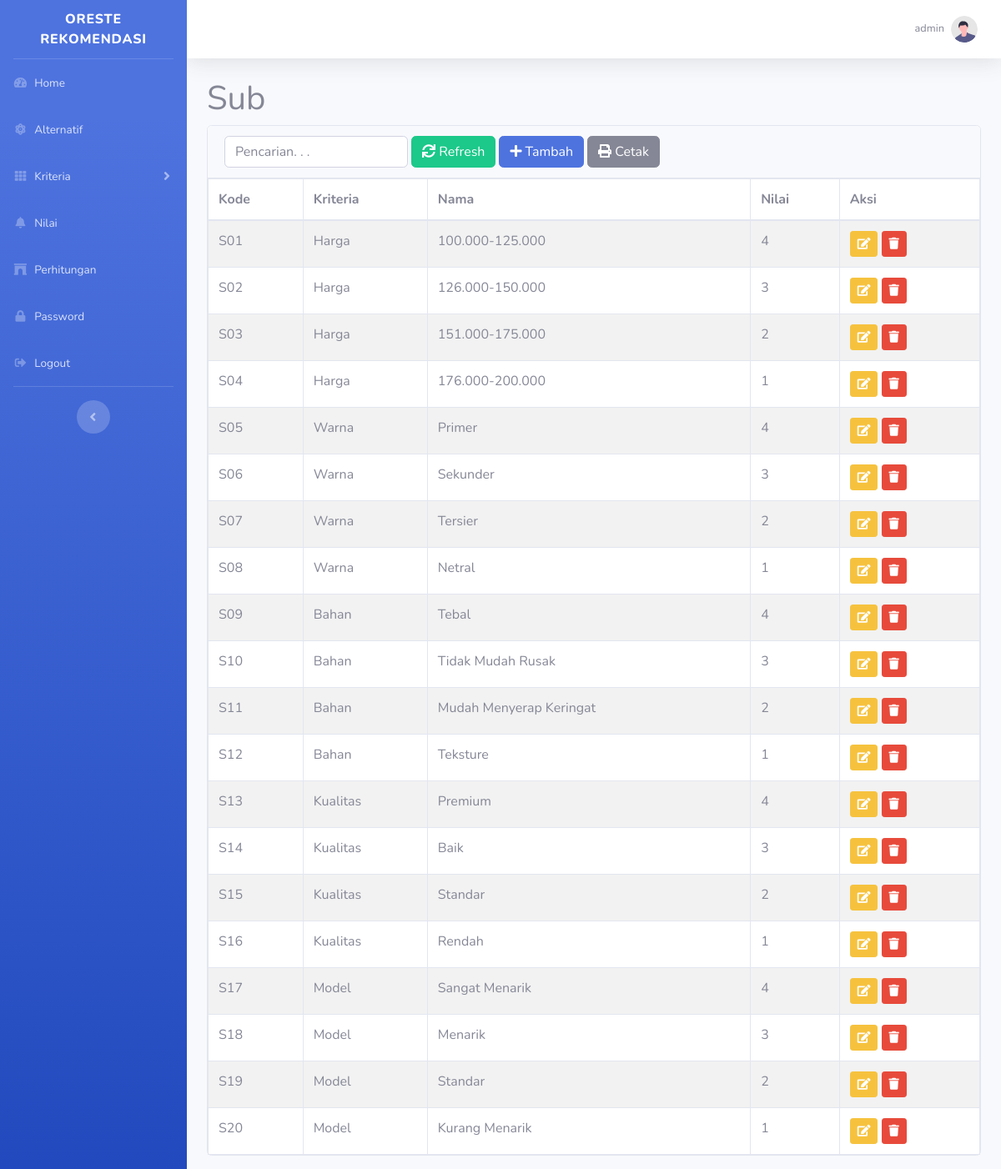
The app's page /index.php?m=sub (signed in) with its own data.
### tables this page shows
CREATE TABLE `tb_sub` (
  `kode_sub` varchar(16) NOT NULL,
  `nama_sub` varchar(255) DEFAULT NULL,
  `kode_kriteria` varchar(16) DEFAULT NULL,
  `nilai_sub` double DEFAULT NULL,
  PRIMARY KEY (`kode_sub`),
  KEY `kode_kriteria` (`kode_kriteria`)
);

CREATE TABLE `tb_kriteria` (
  `kode_kriteria` varchar(16) NOT NULL,
  `nama_kriteria` varchar(255) DEFAULT NULL,
  `nilai_kriteria` double DEFAULT NULL,
  PRIMARY KEY (`kode_kriteria`)
);

### functions.php (called while the page is built, shortened)
<?php
include 'config.php';
include 'includes/db.php';
$db = new DB($config['server'], $config['username'], $config['password'], $config['database_name']);
function _get($key, $val = null)
{
    if (isset($_GET[$key]))
        return $_GET[$key];
    else
        return $val;
}
function esc_field($str)
{
    return addslashes($str);
}

### config.php (called while the page is built)
<?php
$config["server"] = 'localhost';
$config["username"] = 'root';
$config["password"] = '';
$config["database_name"] = 'oreste_rekomendasi';

### includes/db.php (called while the page is built, shortened)
<?php
class DB
{
    var $conn = null;
    public function __construct($host, $username, $passwd, $dbname)
    {
        $this->conn = mysqli_connect($host, $username, $passwd, $dbname);
    }
    public function query($sql)
    {
        $query = mysqli_query($this->conn, $sql) or die('<pre>Error mysqli_query: ' . mysqli_error($this->conn) . '<br />' . $sql . '</pre>');
        return $query;
    }
    public function get_results($sql)
    {
        $query = $this->query($sql);
        $arr = array();
        while ($row = mysqli_fetch_object($query)) {
            $arr[] = $row;
        }
        return $arr;
    }
}

### sub.php (the view, shortened to what this page needs)
<div class="page-header">
    <h1>Sub</h1>
</div>
<div class="card mb-3">
    <div class="card-header">
        <form class="form-inline">
            <div class="mr-1">
                <input class="form-control" type="text" placeholder="Pencarian. . ." name="q" value="<?= _get('q') ?>" />
            </div>
            <div class="mr-1">
                <button class="btn btn-success"><span class="fa fa-sync"></span> Refresh</button>
            </div>
            <div class="mr-1">
                <a class="btn btn-primary" href="?m=sub_tambah"><span class="fa fa-plus"></span> Tambah</a>
            </div>
            <div class="mr-1">
                <a class="btn btn-secondary" href="cetak.php?m=sub&a=<?= _get('q') ?>" target="_blank"><span class="fa fa-print"></span> Cetak</a>
            </div>
        </form>
    </div>
    <div class="table-responsive">
        <table class="table table-bordered table-hover table-striped m-0">
            <thead>
                <tr>
                    <th>Kode</th>
                    <th>Kriteria</th>
                    <th>Nama</th>
                    <th>Nilai</th>
                    <th>Aksi</th>
                </tr>
            </thead>
            <?php
            $q = esc_field(_get('q'));
            $rows = $db->get_results("SELECT * FROM tb_sub s INNER JOIN tb_kriteria k ON s.kode_kriteria=k.kode_kriteria WHERE nama_sub LIKE '%$q%' ORDER BY k.kode_kriteria, s.kode_sub");
            foreach ($rows as $row) : ?>
                <tr>
                    <td><?= $row->kode_sub ?></td>
                    <td><?= $row->nama_kriteria ?></td>
                    <td><?= $row->nama_sub ?></td>
                    <td><?= $row->nilai_sub ?></td>
                    <td>
                        <a class="btn btn-sm btn-warning" href="?m=sub_ubah&ID=<?= $row->kode_sub ?>"><span class="fa fa-edit"></span></a>
                        <a class="btn btn-sm btn-danger" href="aksi.php?act=sub_hapus&ID=<?= $row->kode_sub ?>" onclick="return confirm('Hapus data?')"><span class="fa fa-trash"></span></a>
                    </td>
                </tr>
            <?php endforeach ?>
        </table>
    </div>
</div>

### records on screen
tb_sub: kode_sub "S01", kode_kriteria.nama_kriteria "Harga", nama_sub "100.000-125.000", nilai_sub "4"
tb_sub: kode_sub "S02", kode_kriteria.nama_kriteria "Harga", nama_sub "126.000-150.000", nilai_sub "3"
tb_sub: kode_sub "S03", kode_kriteria.nama_kriteria "Harga", nama_sub "151.000-175.000", nilai_sub "2"
tb_sub: kode_sub "S04", kode_kriteria.nama_kriteria "Harga", nama_sub "176.000-200.000", nilai_sub "1"
tb_sub: kode_sub "S05", kode_kriteria.nama_kriteria "Warna", nama_sub "Primer", nilai_sub "4"
tb_sub: kode_sub "S06", kode_kriteria.nama_kriteria "Warna", nama_sub "Sekunder", nilai_sub "3"
tb_sub: kode_sub "S07", kode_kriteria.nama_kriteria "Warna", nama_sub "Tersier", nilai_sub "2"
tb_sub: kode_sub "S08", kode_kriteria.nama_kriteria "Warna", nama_sub "Netral", nilai_sub "1"
tb_sub: kode_sub "S09", kode_kriteria.nama_kriteria "Bahan", nama_sub "Tebal", nilai_sub "4"
tb_sub: kode_sub "S10", kode_kriteria.nama_kriteria "Bahan", nama_sub "Tidak Mudah Rusak", nilai_sub "3"
tb_sub: kode_sub "S11", kode_kriteria.nama_kriteria "Bahan", nama_sub "Mudah Menyerap Keringat", nilai_sub "2"
tb_sub: kode_sub "S12", kode_kriteria.nama_kriteria "Bahan", nama_sub "Teksture", nilai_sub "1"
tb_sub: kode_sub "S13", kode_kriteria.nama_kriteria "Kualitas", nama_sub "Premium", nilai_sub "4"
tb_sub: kode_sub "S14", kode_kriteria.nama_kriteria "Kualitas", nama_sub "Baik", nilai_sub "3"
tb_sub: kode_sub "S15", kode_kriteria.nama_kriteria "Kualitas", nama_sub "Standar", nilai_sub "2"
tb_sub: kode_sub "S16", kode_kriteria.nama_kriteria "Kualitas", nama_sub "Rendah", nilai_sub "1"
tb_sub: kode_sub "S17", kode_kriteria.nama_kriteria "Model", nama_sub "Sangat Menarik", nilai_sub "4"
tb_sub: kode_sub "S18", kode_kriteria.nama_kriteria "Model", nama_sub "Menarik", nilai_sub "3"
tb_sub: kode_sub "S19", kode_kriteria.nama_kriteria "Model", nama_sub "Standar", nilai_sub "2"
tb_sub: kode_sub "S20", kode_kriteria.nama_kriteria "Model", nama_sub "Kurang Menarik", nilai_sub "1"

### other values on screen
_session('login') "admin"
